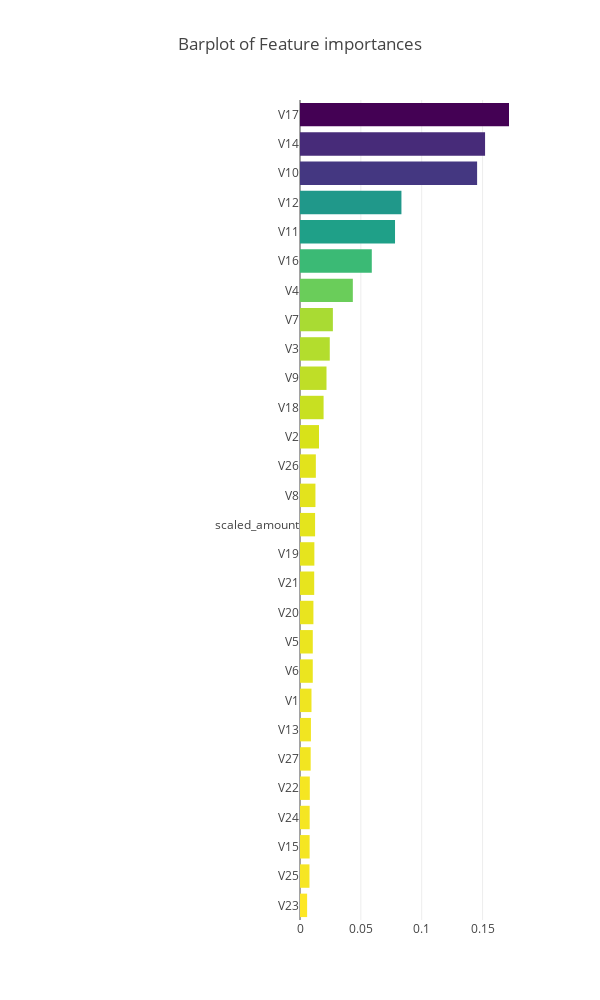

The cell this chart's notebook holds for it:
### Code cell
# Visualizing feature importance

x, y = (list(x) for x in zip(*sorted(zip(rnd_clf.feature_importances_, df.iloc[:,1:29].columns), 
                                     reverse = False)))
trace2 = go.Bar(
    x = x ,
    y = y,
    marker = dict(color=x, colorscale = 'Viridis', reversescale = True),
    name = 'Random Forest Feature importance',
    orientation = 'h',
)

layout = dict(
    title='Barplot of Feature importances',
    width = 600, height = 1000,
    yaxis=dict( showgrid=False, showline=False, showticklabels=True),
    margin=dict(l=300),
)

fig1 = go.Figure(data=[trace2], layout=layout)
iplot(fig1)

### Figure 1 — Plotly figure (JSON) as saved in the notebook; plotly's stock layout.template omitted (floating-point values rounded to 4 significant figures)
{"data": [{"marker": {"color": [0.00585, 0.007792, 0.007912, 0.007956, 0.008064, 0.00878, 0.008984, 0.009444, 0.0105, 0.01051, 0.01103, 0.01168, 0.01181, 0.0124, 0.01269, 0.01302, 0.01564, 0.01939, 0.02178, 0.02447, 0.02702, 0.04342, 0.059, 0.0781, 0.08336, 0.1456, 0.1521, 0.1718], "colorscale": "Viridis", "reversescale": true}, "name": "Random Forest Feature importance", "orientation": "h", "type": "bar", "uid": "9a379926-3c58-46ef-a6ae-8d9d7f10ec55", "x": [0.00585, 0.007792, 0.007912, 0.007956, 0.008064, 0.00878, 0.008984, 0.009444, 0.0105, 0.01051, 0.01103, 0.01168, 0.01181, 0.0124, 0.01269, 0.01302, 0.01564, 0.01939, 0.02178, 0.02447, 0.02702, 0.04342, 0.059, 0.0781, 0.08336, 0.1456, 0.1521, 0.1718], "y": ["V23", "V25", "V15", "V24", "V22", "V27", "V13", "V1", "V6", "V5", "V20", "V21", "V19", "scaled_amount", "V8", "V26", "V2", "V18", "V9", "V3", "V7", "V4", "V16", "V11", "V12", "V10", "V14", "V17"]}], "layout": {"height": 1000, "margin": {"l": 300}, "title": {"text": "Barplot of Feature importances"}, "width": 600, "yaxis": {"showgrid": false, "showline": false, "showticklabels": true}}}
